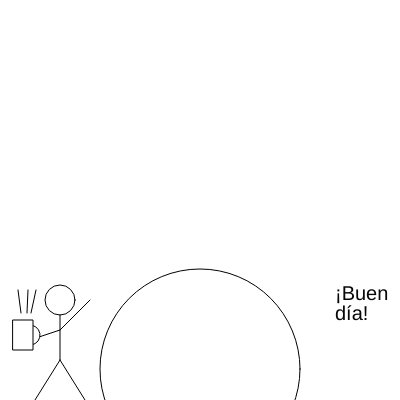
Frame 1 (no input)
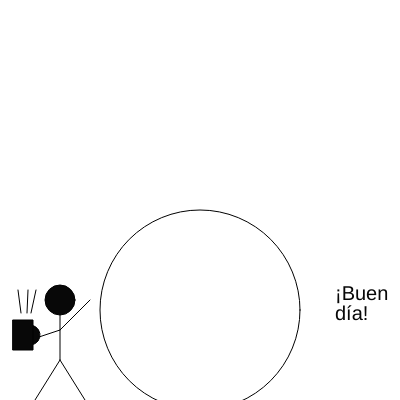
Frame 60 (no input)
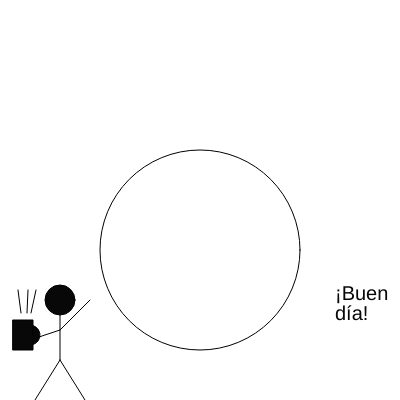
Frame 120 (the mouse pressed at the canvas centre since frame 60)

The p5.js sketch that drew these frames (run headless with seeded random() and noise() and a simulated clock; from frame 60 on, the mouse is pressed at the canvas centre):

// p5.js sketch
// ── sketch.js
function setup() {
  createCanvas(400, 400);
}

var x = 200;
var y = 370;
var headX = 60;
var headY = 300;
var nightHeadX = headX * 5.6;
var nightHeadY = headY / 3;
var headWidth = 30;
var headHeight = 30;

function draw() {
  background(255, 255, 255, 255);

  y--;

  if (y > 200) {
    //WHITE background
    background(255, 255, 255, 255);

    //morning dude
    //head
    ellipse(headX, headY, headWidth, headHeight);
    //torso
    line(headX, headY + 15, headX, headY + 60);
    //left leg
    line(headX - 25, headY + 100, headX, headY + 60);
    //right leg
    line(headX + 25, headY + 100, headX, headY + 60);
    //right arm
    line(headX, headY + 30, headX + 30, headY);
    //left arm
    line(headX, headY + 30, headX - 30, headY + 40);
    //left arm coffee handle
    arc(headX - 30, headY + 35, 20, 20, 250, 430);
    //left arm coffee mug portion
    rect(headX - 47, headY + 20, 20, 30);
    //left arm coffee line1
    line(headX - 42, headY - 10, headX - 39, headY + 13);
    //left arm coffee line2
    line(headX - 32, headY - 10, headX - 33, headY + 13);
    //left arm coffee line3
    line(headX - 24, headY - 10, headX - 29, headY + 13);

    //white sun
    fill(255, 255, 255, 255);
    ellipse(x, y, 200, 200);

    // Hi1
    var Hi = function () {
      var hiX = headX + 275;
      var hiY = headY;

      fill(8, 8, 8, 255);
      textSize(20);
      text("¡Buen", hiX, hiY);
    };

    Hi();

    // Hi2
    var Hi2 = function () {
      var hi2X = headX + 275;
      var hi2Y = headY + 20;

      fill(8, 8, 8, 255);
      textSize(20);
      text("día!", hi2X, hi2Y);
    };

    Hi2();
  }

  //SCENE CHANGE

  if (y < 200) {
    //BLACK background
    background(10);

    if (y > 5) {
      //night dude
      stroke(130, 126, 130, 255);
      //head
      ellipse(nightHeadX, nightHeadY, headWidth, headHeight);
      //torso
      line(nightHeadX, nightHeadY - 15, nightHeadX, nightHeadY - 60);
      //left leg
      line(nightHeadX + 25, nightHeadY - 100, nightHeadX, nightHeadY - 60);
      //right leg
      line(nightHeadX - 25, nightHeadY - 100, nightHeadX, nightHeadY - 60);
      //left arm
      line(nightHeadX, nightHeadY - 30, nightHeadX + 30, nightHeadY - 40);
      //right arm
      line(nightHeadX, nightHeadY - 30, nightHeadX - 30, nightHeadY);
      //left arm beer handle
      arc(nightHeadX + 30, nightHeadY - 35, 20, 20, 90, 270);
      //left arm beer mug portion
      rect(nightHeadX + 27, nightHeadY - 50, 20, 30);
      //beer lines
      stroke(10);
      //left arm beer line1
      line(nightHeadX + 44, nightHeadY - 28, nightHeadX + 44, nightHeadY - 45);
      //left arm beer line2
      line(nightHeadX + 37, nightHeadY - 28, nightHeadX + 37, nightHeadY - 45);
      //left arm beer line3
      line(nightHeadX + 30, nightHeadY - 28, nightHeadX + 30, nightHeadY - 45);

      //gray moon
      fill(130, 126, 130, 255);
      ellipse(x, y, 200, 200);

      // Bye1
      var Bye = function () {
        var byeX = nightHeadX - 325;
        var byeY = nightHeadY;

        fill(250, 250, 250, 255);
        textSize(20);
        text("¡Buenas", byeX, byeY);
      };
      Bye();

      // Bye2
      var Bye2 = function () {
        var bye2X = nightHeadX - 325;
        var bye2Y = nightHeadY + 20;

        fill(250, 250, 250, 255);
        textSize(20);
        text("noches!", bye2X, bye2Y);
      };
      Bye2();
    }

    // FIN
    if (y < 5) {
      var scene = 200;
      while (scene < 400) {
        fill(247, 247, 250);
        text("FIN", scene, 200, 30, 30);
        scene += 200;
      }
    }
  }
}

// ── style.css
html,
body {
  margin: 0;
  padding: 0;
  background: black;
}
